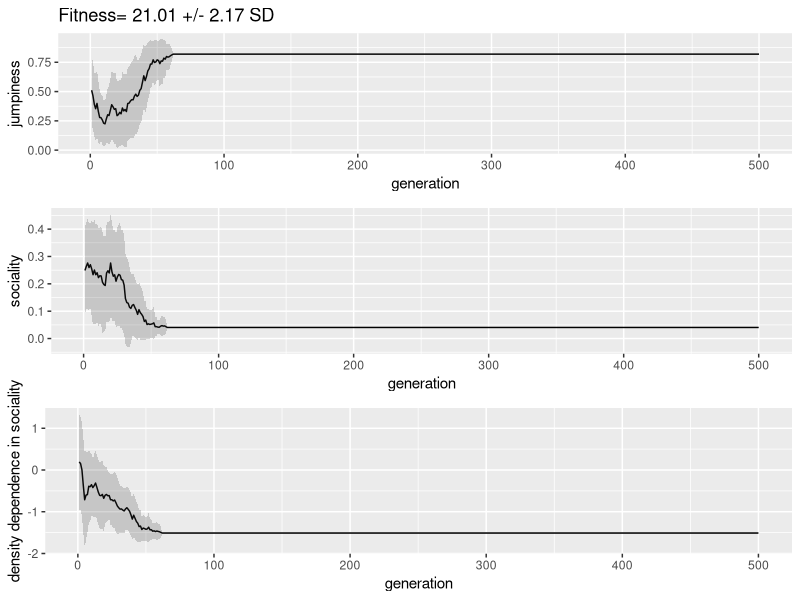

Here is the R script that generated this plot: (Note: a time limit stopped this script after it produced the figure.)
# Social information evolution model
rm(list = ls())
#ptm <- proc.time()
require(ggplot2)
require(gridExtra)

# # assumptions (parameters in function below):
# Ni = 500, # number of individuals
# tf = 30, #300 # time steps for a given generation
# e_gain = 1, # energy units gained each time step in which the ith individual does not flee
# coef_false = 0.20, # coefficient that determines the prob of a false alarm (a smaller value than f_pred)
# # we start with X individuals, whose evolvable traits of interest ('jumpiness', social faith, density dependence in social faith) are determined by random draws from Gaussain distributions
# # the jumpiness trait determines an individual's probability of: randomly fleeing (NOT due to a real threat, i.e., a false alarm) AND an individual's probability of detecting an attacking predator. As a first pass, let's simply make the false alarm probability much lower than the response to predators probability. Perhaps 10-20% of the response to predators probability:
# ######################### CAN CUT THIS (repeated in code below)
# coef_false = 0.20,
# f_pred = runif(Ni, min=0, max=1), # using uniform distribution to constrain sampling bewteen 0 and 1
# # the 'social faith' parm is an intercept term that represents the probability that a given individual will flee in a time step, given that another individual in the group fled. We can make the ordering of individuals random, so that we don't make it consistently less or more likely that certain individuals will flee
# s_faith = runif(Ni, min=0, max=0.5),
# s_dd = runif(Ni, min=-2, max=2),
# #########################
# fit = matrix(NA, ncol=tf,nrow=Ni),
# fit[ , 1] = 1, # setting fitness of all individuals at the start at 1
# maxf = 100 # number of generations to run the model through



evo.fun1 <- function(Ni = 100, tf = 30, e_gain = 1, coef_false = 0.20, maxf = 100, prob_pred = 0.2, max_group_size = 25) {
  
  f_pred = runif(Ni, min = 0, max = 1)
  s_faith = runif(Ni, min = 0, max = 0.5)
  s_dd = runif(Ni, min = -2, max = 2)
  fit = matrix(NA, ncol = tf, nrow = Ni)
  fit[ , 1] = 1
  
  # f_false = coef_false*f_pred
  flights <- list() # collecting all flight info for a generation
  attacks_all <- list()
  eaten_detect_all <- list()
  eaten_nodetect_all <- list()
  fit_traits_gen0 <- list() # list to store final fitness and traits of all individuals (alive and dead) in each generation
  fit_traits_gen <- list() # list to store final fitness and traits of SURVIVING individuals in each generation
  trait_mean <- matrix(NA, nrow = maxf, ncol = 3) # to store mean values of survivor traits for each generation
  trait_sd <- matrix(NA, nrow = maxf, ncol = 3) # to store sd of survivor traits for each generation
  f_all <- list() # this list stores the new set of traits for each generation (draw from parents in prev gen). This will end up with maxf-1 items (since there was not one for the first gen).
  flights_master <- list()
  eaten_detect_master <- list()
  eaten_nodetect_master <- list()
  
  for (f in 1:maxf){
    if (f == 1){ #first gen traits are randomly determined
      f_pred <- runif(Ni, min = 0, max = 1) # using uniform distribution to constrain sampling bewteen 0 and 1
      f_false <- coef_false*f_pred
      s_faith <- runif(Ni, min = 0, max = 0.5)
      s_dd <- runif(Ni, min = -2, max = 2)
    } else{ # from the 2nd gen onward, traits are inherited based on parent fitness
      f_pred <- f_all[[f]][ , 1]
      f_false <- coef_false*f_pred
      s_faith <- f_all[[f]][ , 2]
      s_dd <- f_all[[f]][ , 3]
    }
    
    # For each time step, the population gets reassembled into groups based on a uniform distribution of group sizes. Then, each group is potentially subjected to a predator attack (based on a background predation level, probability set to 0.2 by default below). 
    
    for (t in 1:(tf - 1)){ # running through all the time steps of a generation
      group_sizes = seq(1:max_group_size)
      groups <- list()
      j <- 1
      while (sum(unlist(groups)) < Ni){
        j <- j + 1
        groups[j] = sample(group_sizes, size = 1, replace = FALSE)
      }
      groups = unlist(groups)
      remainder = sum(groups) - Ni
      groups[length(groups)] <- groups[length(groups)] - remainder
      group_vec <- list()
      for (k in 1:length(groups)){
        vec <- rep(k, groups[k])
        group_vec[[k]] <- vec
      }	
      group_vec <- unlist(group_vec) # expanding group to list of individuals with group assignments
      seq0 <- sample(seq(1:Ni), size = Ni, replace = FALSE) # setting a random sequence of individuals that can each respond to the predator or to non threats (false alarm))
      groups_df <- data.frame(individual = seq0, groupID = group_vec)
      flights0 <- matrix(NA, nrow=length(unique(group_vec)), ncol = 4) # collecting flight info for each group in a time step
      eaten_detect0 <- matrix(NA, nrow=length(unique(group_vec)), ncol = 2)
      eaten_nodetect0 <- matrix(NA, nrow=length(unique(group_vec)), ncol = 2)
      attacks_vec <- rep(NA, length(unique(group_vec)))
      for (g in 1:length(unique(group_vec))){
        pred <- rbinom(1, 1, prob_pred) #0.1 # determining if a predator attacks the group for the given time step
        attacks_vec[g] <- pred
        prev_flee <- 0 # setting the initial number of observable neighbor flights for a given group in a given time step
        subgroup <- subset(groups_df, groups_df$groupID == g)
        ddensity <- sum(as.numeric((fit[subgroup$individual, t] > 0))) # determining the density of LIVING individuals in the group
        prev_detect <- 0 # setting the initial number of observable neighbor flights from a predator for a given group in a given time step in which a predator attacks
        eaten_detect_vec <- rep(0, nrow(subgroup))
        eaten_nodetect_vec <- rep(0, nrow(subgroup))
        for (i in 1:length(subgroup$individual)){
          ii <- subgroup$individual[i] # determining the order of prey decisions randomly for each time step
          #density <- length(subgroup$individual)
          eaten_detect <- 0; eaten_nodetect <- 0 # setting defaults/placeholders
          if (fit[ii, t] == 0){ # if prey were EATEN in a previous time step, their fitness remains at zero, otherwise their fitness is >0 (they start out with a fitness value of 1)
            fit[ii, t + 1] <- 0
          } else { # if focal was NOT eaten in a previous time step
            if (prev_flee > 0) { # if one or more neighbors has already fled in this time step
              p_flee_s <- prev_flee*s_faith[ii] + (ddensity - prev_flee)*s_dd[ii] # I think this density should be the density of REMAINING individuals
              if (p_flee_s > 1){
                p_flee_s <- 1
              }
              if (p_flee_s < 0){
                p_flee_s <- 0
              }
              flee0 <- rbinom(1, 1, f_false[ii]) + rbinom(1, 1, p_flee_s) # flight of focal depends on both random flight and flight of neighbors
              flee <- as.numeric(flee0 >= 1)
            }else { # if no neighbors have fled yet in this time step
              flee <- rbinom(1, 1, f_false[ii])
            }
            prev_flee <- prev_flee + flee # updating flights from false alarms
            if (flee == 1 | pred == 1){ # if focal flees OR the predator attacks, the focal does not gain energy (eat) in this time step
              fit[ii, t + 1] <- fit[ii, t] 
            }
            if (pred==1 & flee==0){ # if a predator attacks AND the focal did NOT flee on this time step...
              p_detect_s <- sum(prev_detect)*s_faith[ii] + (ddensity-prev_flee-prev_detect)*s_dd[ii]
              if (p_detect_s > 1) {
                p_detect_s <- 1
              }
              if (p_detect_s < 0) {
                p_detect_s <- 0
              }
              detect0 <- rbinom(1, 1, f_pred[ii]) + rbinom(1, 1, p_detect_s) # move to prob!?!!!!!!!!!!!!!
              detect <- as.numeric(detect0 >= 1)
              prev_detect <- prev_detect + detect # updating flights from predator
              if (detect == 1){ # if the focal detects the predator
                peaten_detect <- 1/((length(subgroup$individual) - prev_flee) + 10) # probability of life or death (the +10 is a bonus for early detection)
                eaten_detect <- rbinom(1, 1, peaten_detect)
                eaten_detect_vec[i] <- eaten_detect
              } else { # if the focal does not detect the predator
                peaten_nodetect <- 1/((length(subgroup$individual) - prev_flee)) # LOWER prob life/death (since pred was not detected)
                eaten_nodetect <- rbinom(1, 1, peaten_nodetect)
                eaten_nodetect_vec[i] <- eaten_nodetect
                # add up each eaten for each group and store in a list at each time point
              }
              if (eaten_detect == 1 | eaten_nodetect == 1){
                fit[ii, t + 1] <- 0 # if eaten, the focal's fitness goes to 0				
              }
            }
            if (pred == 0 & flee == 0){ # if predator does NOT attack AND focal does NOT flee (from a false alarm)
              fit[ii, t + 1] <- fit[ii, t] + e_gain
            }
          }
          #print(c(t,g,i))
        } # end of i loop
        # make a matrix that is col=var, row=# groups, and all this matrix to a list each time step
        flights0[g, ] <- c(t, ddensity, prev_flee, prev_detect) # recording all flights, from false alarms AND predators, for a given group and time step (groups change each time step)
        eaten_detect0[g, ] <- c(t, sum(eaten_detect_vec))
        eaten_nodetect0[g, ] <- c(t, sum(eaten_nodetect_vec))
      } # end of g loop
      attacks_all[[t]] <- attacks_vec
      eaten_detect_all[[t]] <- eaten_detect0
      eaten_nodetect_all[[t]] <- eaten_nodetect0
      flights[[t]] <- flights0
    } # end of t loop
    flights_all <- do.call(rbind, flights)
    flights_master[[f]] <- flights_all
    eaten_detect_mat <- do.call(rbind, eaten_detect_all)
    eaten_detect_master[[f]] <- eaten_detect_mat
    eaten_nodetect_mat <- do.call(rbind, eaten_nodetect_all)
    eaten_nodetect_master[[f]] <- eaten_nodetect_mat	
    
    survive0 <- cbind(fit[,tf], f_pred, s_faith, s_dd) # combining final fitness and traits for this generation
    fit_traits_gen0[[f]] <- survive0
    survive <- survive0[survive0[,1]>0,] # subsetting only the survivors (those not eaten by predators)
    fit_traits_gen[[f]] <- survive
    trait_mean[f,] <- c(mean(survive[,2]), mean(survive[,3]), mean(survive[,4]))
    trait_sd[f,] <- c(sd(survive[,2]), sd(survive[,3]), sd(survive[,4]))
    survive[,1] <- survive[,1]/sum(survive[,1]) # calculating proportional fitness (fitness of population sums to zero)
    surv_df <- data.frame(survive) 
    surv_df$index <- seq(1:length(surv_df$V1)) # creating a column of row numbers to sample from for the traits of next gen
    f_index <- sample(surv_df$index, Ni, prob=surv_df$V1, replace=TRUE) # sampling next gen traits weighted by parent fitness
    f_all[[f + 1]] <- survive[f_index,2:4] # traits of all Ni individuals for next gen	
  } # end of f loop
  
  # to select only survivors from the complete 'fit_traits_gen' list (which contains fitnesses for all individuals in every generation), I'd modify this line:
  #dev.new()
  #par(mfrow=c(1,3))
  traits <- c("jumpiness", "sociality", "density dependence in sociality")
  gg_trait_ls <- list()
  out_ls <- list()
  mean_ff <- round(mean(fit_traits_gen[[maxf]][,1]), 2) # mean final fitness for last generation
  sd_ff <- round(sd(fit_traits_gen[[maxf]][,1]), 2) # sd of final fitness for last generation
  for (p in 1:length(traits)){
    dff <- data.frame(generation = seq(1:nrow(trait_mean)), trait_mean = trait_mean[ , p], lb = trait_mean[ , p] - trait_sd[ , p], ub = trait_mean[ , p] + trait_sd[ , p])
    out_ls[[p]] <- dff
    gg_trait_ls[[p]] <- ggplot(dff, aes(generation)) + 
      geom_line(aes(y=trait_mean), colour="black") + 
      geom_ribbon(aes(ymin=lb, ymax=ub), alpha=0.2) +
      labs(y = traits[p])
  }
  #proc.time() - ptm
  dev.new()
  grid.arrange(gg_trait_ls[[1]] + ggtitle(paste("Fitness=",mean_ff,"+/-",sd_ff,"SD")), gg_trait_ls[[2]], gg_trait_ls[[3]], ncol = 1)
  
  # multiplot(gg_trait_ls[[1]] + ggtitle(paste("Fitness=",mean_ff,"+/-",sd_ff,"SD")),gg_trait_ls[[2]],gg_trait_ls[[3]])
  
  return(out_ls)
}

maxf0 <- 500
max_groups <- c(5, 10, 20)

test <- evo.fun1(maxf = maxf0)

g1 <- evo.fun1(max_group_size = max_groups[1], maxf = maxf0)
g2 <- evo.fun1(max_group_size = max_groups[2], maxf = maxf0)
# g3 <- evo.fun1(max_group_size = max_groups[3], maxf = maxf0)
#  
# sub1 <- data.frame(max_group_size = max_groups, soc_mean = c(mean(g1[[2]][which(g1[[2]][ , "generation"] == maxf), "trait_mean"]), mean(g2[[2]][which(g2[[2]][ , "generation"] == maxf), "trait_mean"]), mean(g3[[2]][which(g3[[2]][ , "generation"] == maxf), "trait_mean"])),
# 	soc_lb = c(mean(g1[[2]][which(g1[[2]][ , "generation"] == maxf), "lb"]), mean(g2[[2]][which(g2[[2]][ , "generation"] == maxf), "lb"]), mean(g3[[2]][which(g3[[2]][ , "generation"] == maxf), "lb"])),
# 	soc_ub = c(mean(g1[[2]][which(g1[[2]][ , "generation"] == maxf), "ub"]), mean(g2[[2]][which(g2[[2]][ , "generation"] == maxf), "ub"]), mean(g3[[2]][which(g3[[2]][ , "generation"] == maxf), "ub"])))
# 	
# dev.new();
# with(sub1, plot(soc_mean ~ max_group_size, ylim = c(min(sub1$soc_lb), max(sub1$soc_ub))))
# with(sub1, points(soc_lb ~ max_group_size, pch = "-"))
# with(sub1, points(soc_ub ~ max_group_size, pch = "-"))



# ptm <- proc.time()
# 
# lopred1 <- evo.fun1(prob_pred = 0.2, maxf = 1000)
# lopred2 <- evo.fun1(prob_pred = 0.2, maxf = 1000)
# lopred3 <- evo.fun1(prob_pred = 0.2, maxf = 1000)
# lopred4 <- evo.fun1(prob_pred = 0.2, maxf = 1000)
# lopred5 <- evo.fun1(prob_pred = 0.2, maxf = 1000)
# 
# mdpred1 <- evo.fun1(prob_pred = 0.4, maxf = 1000)
# mdpred2 <- evo.fun1(prob_pred = 0.4, maxf = 1000)
# mdpred3 <- evo.fun1(prob_pred = 0.4, maxf = 1000)
# mdpred4 <- evo.fun1(prob_pred = 0.4, maxf = 1000)
# mdpred5 <- evo.fun1(prob_pred = 0.4, maxf = 1000)
# 
# proc.time() - ptm
